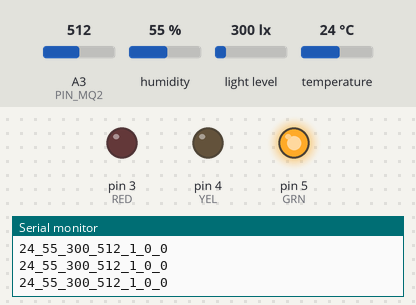
Bench run of a sketch on a simulated Arduino Uno, built with avr-gcc and run on an emulated ATmega328P. Shown: output pins drawn as LEDs (lit = HIGH), the last lines printed to the serial monitor. The test bench sets the inputs (shaded band); at power-on: temperature 24 °C, A3 (PIN_MQ2) = 512, humidity 55 %, light level 300 lx.

Above: at 1.2 s.
1.3 s: temperature set to 19.3 °C
3.2 s: temperature set to 18.5 °C
At 4.3 s:
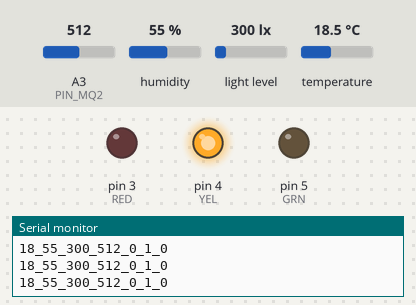
5.5 s: temperature set to 10.6 °C
7.3 s: temperature set to 9.3 °C
At 8.7 s:
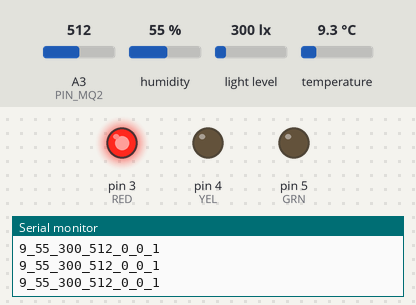
Timing chart, 0 to 10.3 s (numbered marks = the images above; inputs shaded):
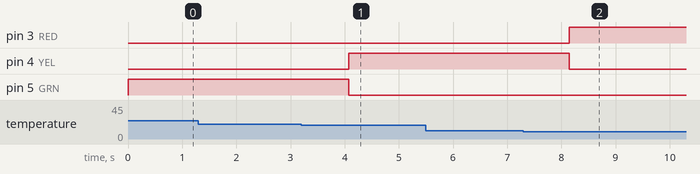

Measured:
- the behaviour switches between 19 and 18.9 °C on temperature (found by bisection; images 0 and 1)
- the behaviour switches between 10 and 9.9 °C on temperature (found by bisection; images 1 and 2)
- after the input at 3.2 s, pin 4 (YEL): LOW → HIGH after 0.88 s; pin 5 (GRN): HIGH → LOW after 0.88 s
- after the input at 7.3 s, pin 3 (RED): LOW → HIGH after 0.84 s; pin 4 (YEL): HIGH → LOW after 0.84 s

The sketch:

ForArduino.ino
```cpp
#include <Wire.h>
#include <BH1750.h>
#include "DHT.h"
#define PIN_MQ2 A3
#define DHTPIN 2
#define RED 3
#define YEL 4
#define GRN 5

DHT dht(DHTPIN, DHT22); //Инициация датчика
//DHT dht(DHTPIN, DHT11);

BH1750 lightMeter;

void setup() {
  Serial.begin(9600);  // Начать передачу данных через Serial порт
  Wire.begin();
  lightMeter.begin();
  dht.begin();

  pinMode(RED, OUTPUT);
  pinMode(YEL, OUTPUT);
  pinMode(GRN, OUTPUT);

  pinMode(PIN_MQ2, INPUT);

}

void loop() {
  int gas = analogRead(PIN_MQ2);
  int lux = lightMeter.readLightLevel();
  int h = dht.readHumidity(); //Измеряем влажность
  int t = dht.readTemperature(); //Измеряем температуру
  Serial.print(t);
  Serial.print("_");
  Serial.print(h);
  Serial.print("_");
  Serial.print(lux);
  Serial.print("_");
  Serial.print(gas);
  Serial.print("_");


    if (t < 10){
    digitalWrite(GRN, LOW);
    digitalWrite(YEL, LOW);
    digitalWrite(RED, HIGH);
    Serial.print("0_0_1");
  }
  else if(t > 18){
    digitalWrite(RED, LOW);
    digitalWrite(YEL, LOW);
    digitalWrite(GRN, HIGH);
    Serial.print("1_0_0");
  }
  else{
    digitalWrite(RED, LOW);
    digitalWrite(GRN, LOW);
    digitalWrite(YEL, HIGH);
    Serial.print("0_1_0");
  }
  Serial.println();
  delay(100);

}
```
